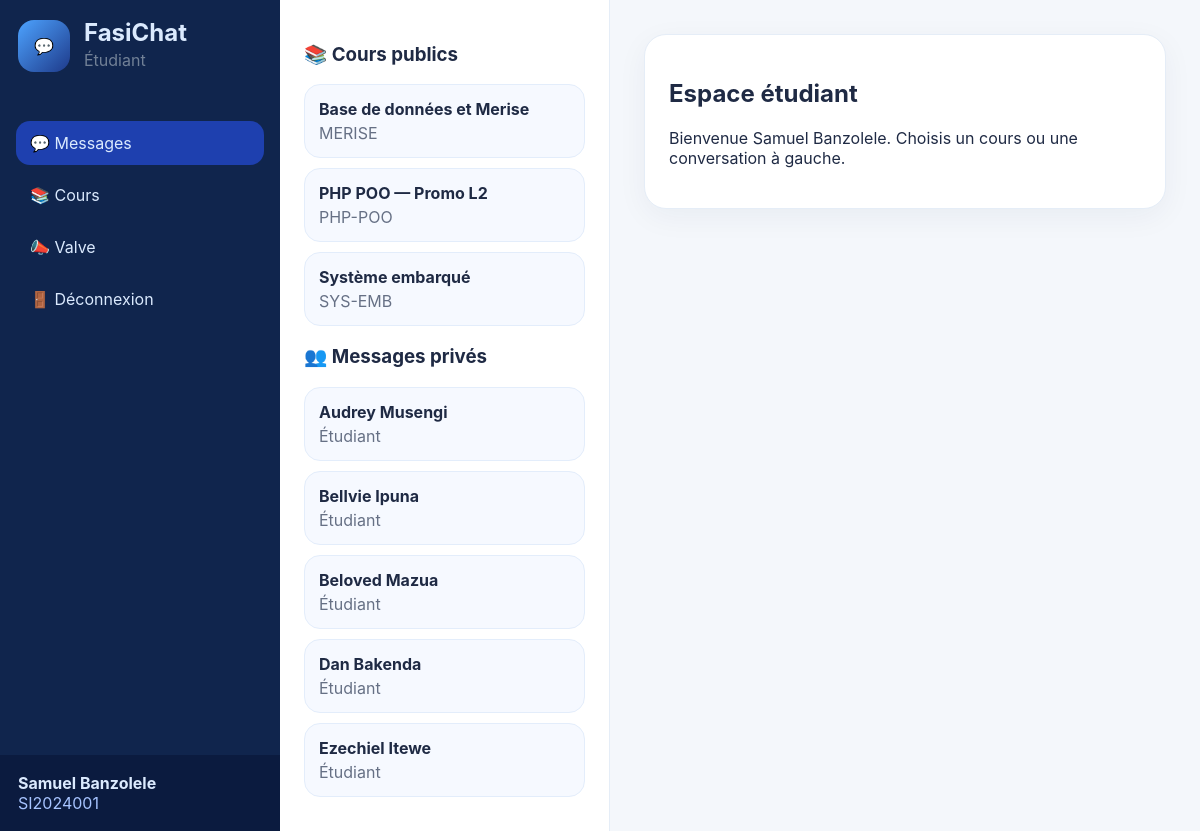
/dashboard.php (signed in), run on the app's committed database.
### tables this page shows
CREATE TABLE cours(id INT AUTO_INCREMENT PRIMARY KEY, code VARCHAR(50), nom VARCHAR(150) NOT NULL, description TEXT, promotion_id INT, FOREIGN KEY(promotion_id) REFERENCES promotions(id));

CREATE TABLE users(id INT AUTO_INCREMENT PRIMARY KEY, nom VARCHAR(120) NOT NULL, identifiant VARCHAR(120) UNIQUE NOT NULL, password_hash VARCHAR(255) NOT NULL, role ENUM('etudiant','enseignant','assistant','doyen','vice_doyen','apparitaire') NOT NULL, promotion_id INT NULL, created_at DATETIME DEFAULT CURRENT_TIMESTAMP, FOREIGN KEY(promotion_id) REFERENCES promotions(id));

### app/classes/Session.php (called while the page is built, shortened)
<?php
final class Session {
    public static function user(): ?array { self::demarrer(); return $_SESSION['user'] ?? null; }
    public static function requireLogin(): array { $u=self::user(); if(!$u){ header('Location: login.php'); exit; } return $u; }
}

### app/helpers.php (called while the page is built, shortened)
<?php
function h(?string $s): string { return htmlspecialchars((string)$s, ENT_QUOTES, 'UTF-8'); }
function current_user(): array { return Session::requireLogin(); }
function role_label(string $r): string { return ['etudiant'=>'Étudiant','enseignant'=>'Enseignant','assistant'=>'Assistant','doyen'=>'Doyen','vice_doyen'=>'Vice-Doyen','apparitaire'=>'Apparitaire'][$r] ?? $r; }

### app/classes/UtilisateurFactory.php (called while the page is built)
<?php
require_once __DIR__.'/Utilisateur.php';
final class UtilisateurFactory {
    public static function creer(array $data): Utilisateur {
        return match($data['role']) {
            'etudiant' => new Etudiant($data), 'enseignant' => new Enseignant($data), 'assistant' => new Assistant($data),
            'doyen' => new Doyen($data), 'vice_doyen' => new ViceDoyen($data), 'apparitaire' => new Apparitaire($data),
            default => throw new InvalidArgumentException('Rôle inconnu')
        };
    }
}

### app/classes/Utilisateur.php (called while the page is built, shortened)
<?php
class Etudiant extends Utilisateur { public function peutPublierValve(): bool {return false;} public function peutConvoquer(): bool{return false;} public function tableauDeBord(): string{return 'Espace étudiant';} }

### dashboard.php (the view, shortened to what this page needs)
<?php
require_once __DIR__ . '/app/classes/Session.php';
require_once __DIR__ . '/app/classes/UtilisateurFactory.php';
require_once __DIR__ . '/app/helpers.php';
$u = current_user();
$objet = UtilisateurFactory::creer($u);
$db = db();
$stmtPromo = $db->prepare("SELECT promotion_id FROM users WHERE id = ?");
$stmtPromo->execute([$u['id']]);
$promotionId = (int)($stmtPromo->fetchColumn() ?: 0);
$stmtCours = $db->prepare("
    SELECT c.*
    FROM cours c
    LEFT JOIN inscriptions i ON i.cours_id = c.id AND i.user_id = ?
    LEFT JOIN enseignement e ON e.cours_id = c.id AND e.user_id = ?
    WHERE i.user_id IS NOT NULL
       OR e.user_id IS NOT NULL
       OR ? IN ('doyen','vice_doyen','apparitaire')
    GROUP BY c.id
    ORDER BY c.nom
");
$stmtCours->execute([$u['id'], $u['id'], $u['role']]);
$cours = $stmtCours->fetchAll();
if ($u['role'] === 'etudiant') {
    $stmtContacts = $db->prepare("
        SELECT id, nom, identifiant, role
        FROM users
        WHERE id <> ?
        AND role = 'etudiant'
        AND promotion_id = ?
        ORDER BY nom
    ");
    $stmtContacts->execute([$u['id'], $promotionId]);
}
$contacts = $stmtContacts->fetchAll();
?>
<!doctype html>
<html lang="fr">
<head>
    <link rel="stylesheet" href="assets/css/style.css">
</head>
<body>
<aside class="sidebar">
    <div class="brand small">
        <div class="logo">💬</div>
        <div>
            <h2>FasiChat</h2>
            <p><?= h(role_label($u['role'])) ?></p>
        </div>
    </div>
    <nav>
        <a class="active" href="dashboard.php">💬 Messages</a>
        <a href="cours.php">📚 Cours</a>
        <a href="valve.php">📣 Valve</a>
        <a href="logout.php">🚪 Déconnexion</a>
    </nav>
    <div class="me">
        <b><?= h($u['nom']) ?></b>
        <span><?= h($u['identifiant']) ?></span>
    </div>
</aside>
<main class="layout">
    <section class="list-panel">
        <h3>📚 Cours publics</h3>
        <?php foreach ($cours as $c): ?>
            <a class="item" href="chat.php?type=public&cours_id=<?= (int)$c['id'] ?>">
                <b><?= h($c['nom']) ?></b>
                <span><?= h($c['code']) ?></span>
            </a>
        <?php endforeach; ?>
        <h3>👥 Messages privés</h3>
        <?php foreach ($contacts as $ct): ?>
            <a class="item" href="chat.php?type=prive&user_id=<?= (int)$ct['id'] ?>">
                <b><?= h($ct['nom']) ?></b>
                <span><?= h(role_label($ct['role'])) ?></span>
            </a>
        <?php endforeach; ?>
    </section>
    <section class="content">
        <div class="hero">
            <h1><?= h($objet->tableauDeBord()) ?></h1>
            <p>Bienvenue <?= h($u['nom']) ?>. Choisis un cours ou une conversation à gauche.</p>
        </div>
    </section>
</main>
</body>
</html>

### assets/css/style.css (style rules this page uses)
* { box-sizing:border-box }
body { margin:0;font-family:-apple-system,BlinkMacSystemFont,'Segoe UI',Arial,sans-serif;background:#f4f7fb;color:#1f2a44 }
.brand { display:flex;gap:14px;align-items:center;margin-bottom:20px }
.brand.small { padding:18px }
.logo { width:52px;height:52px;border-radius:16px;background:linear-gradient(135deg,#4da3ff,#1e3a8a);display:grid;place-items:center;color:#fff }
.brand h1,.brand h2 { margin:0 }
.brand p { margin:3px 0;color:#718096 }
.sidebar { position:fixed;inset:0 auto 0 0;width:280px;background:#10254d;color:#dbeafe;display:flex;flex-direction:column }
.sidebar nav { display:grid;gap:8px;padding:10px 16px }
.sidebar a { color:#dbeafe;text-decoration:none;padding:12px 14px;border-radius:14px }
.sidebar a.active,.sidebar a:hover { background:#1e40af }
.me { margin-top:auto;padding:18px;background:#0b1b3f }
.me span { display:block;color:#a7c4ff }
.layout { margin-left:280px;display:grid;grid-template-columns:330px 1fr;min-height:100vh }
.list-panel { background:#fff;border-right:1px solid #e5edf7;padding:24px;overflow:auto }
.item { display:block;text-decoration:none;color:#1f2a44;background:#f6f9ff;border:1px solid #e3edfb;border-radius:16px;padding:14px;margin:10px 0 }
.item span { display:block;color:#667085;margin-top:4px }
.content { margin-left:280px;padding:34px }
.layout .content { margin-left:0 }
.hero,.card { background:#fff;border:1px solid #e5edf7;border-radius:22px;padding:24px;margin-bottom:18px;box-shadow:0 8px 30px #10254d0d }

### data on the page
cours: nom "Base de données et Merise", code "MERISE"
cours: nom "PHP POO — Promo L2", code "PHP-POO"
cours: nom "Système embarqué", code "SYS-EMB"
users: nom "Audrey Musengi", role "Étudiant"
users: nom "Bellvie Ipuna", role "Étudiant"
users: nom "Beloved Mazua", role "Étudiant"
users: nom "Dan Bakenda", role "Étudiant"
users: nom "Ezechiel Itewe", role "Étudiant"

### other printed values
role_label($u['role']) "Étudiant"
$u['nom'] "Samuel Banzolele"
$u['identifiant'] "SI2024001"
$objet->tableauDeBord() "Espace étudiant"
